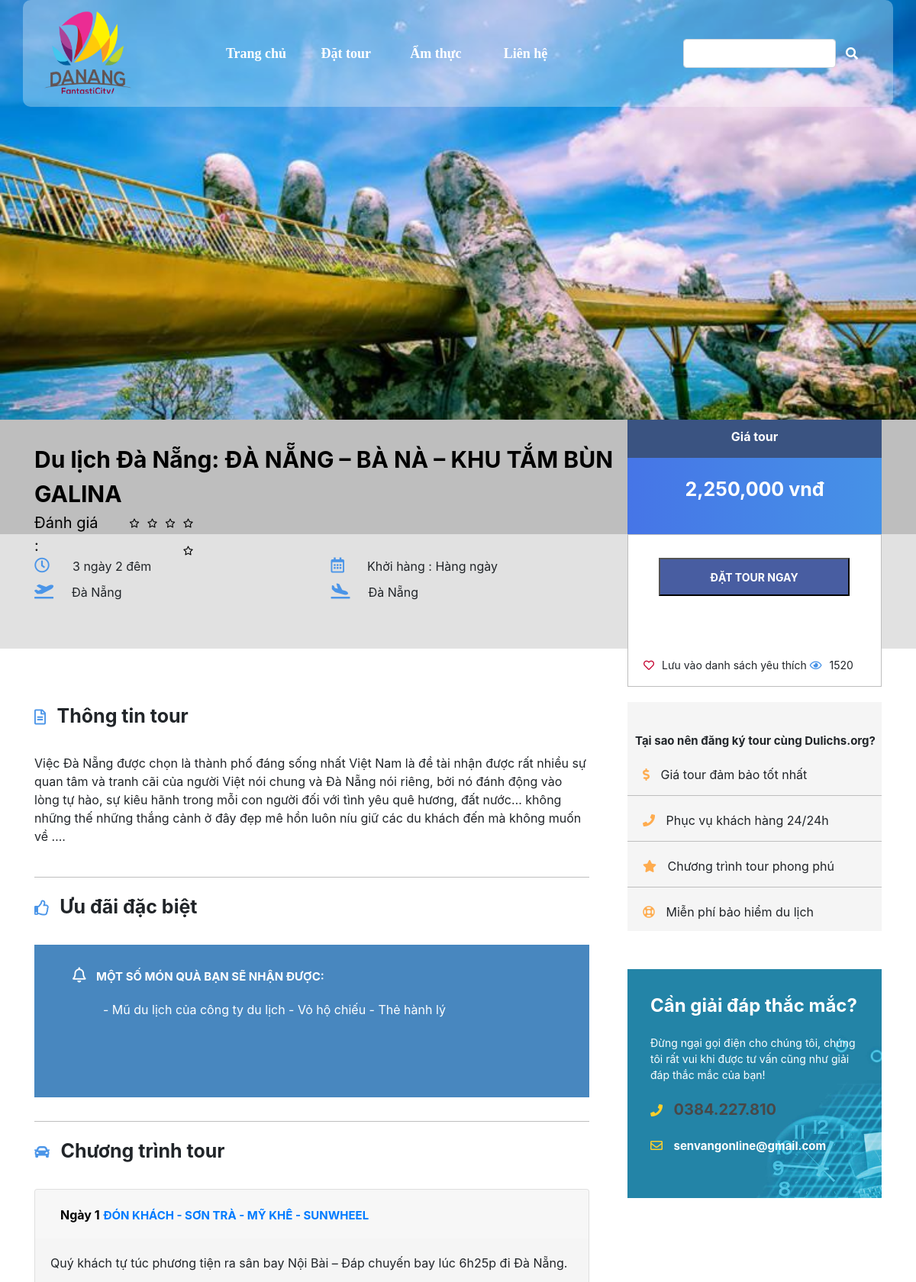
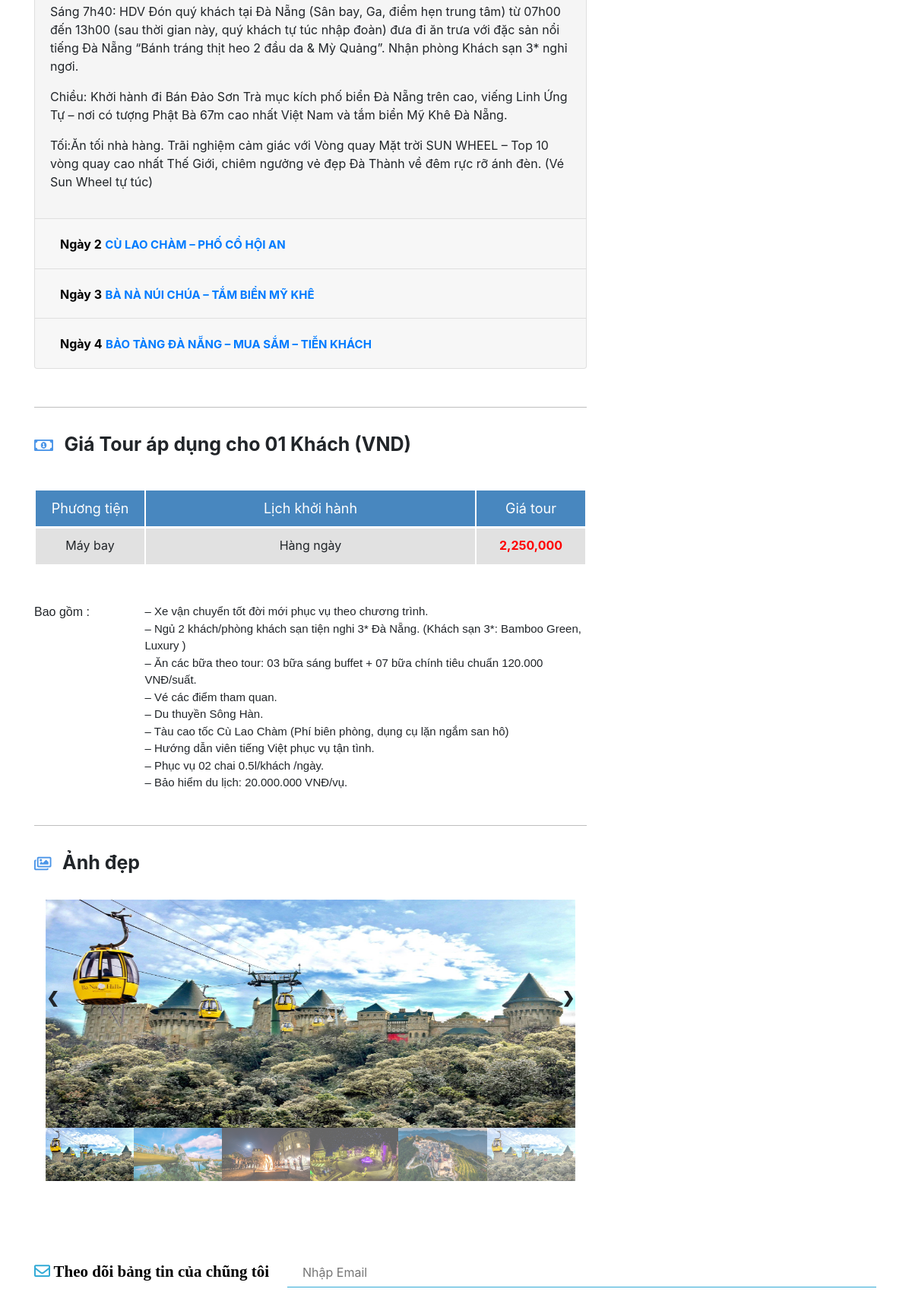
/dulich/dulich/index.php?action=chitiettour&id=7 (upper part), run on the app's committed database (2 pictures, top to bottom).
### tables this page shows
CREATE TABLE `chuongtrinh` (
  `id` int(11) NOT NULL,
  `id_tour` int(11) NOT NULL
);

CREATE TABLE `tour` (
  `id` int(11) NOT NULL,
  `ten` text NOT NULL,
  `tgian` text NOT NULL,
  `diadiem` varchar(50) NOT NULL,
  `khoihanh` varchar(30) NOT NULL,
  `gia` int(11) NOT NULL,
  `anh_thumb` text NOT NULL,
  `anh` text NOT NULL,
  `thongtin` text NOT NULL,
  `uudai` text NOT NULL
);

CREATE TABLE `chitietct` (
  `id` int(11) NOT NULL,
  `id_ct` int(11) NOT NULL,
  `ngay` int(11) NOT NULL,
  `ten` text NOT NULL,
  `noidungngay` text NOT NULL
);

CREATE TABLE `chitietgia` (
  `id` int(11) NOT NULL,
  `id_gia` int(11) NOT NULL,
  `phuongtien` text NOT NULL,
  `lichkhoihanh` text NOT NULL,
  `gia` int(11) NOT NULL
);

### dulich/dulich/view.php (called while the page is built, shortened)
<?php
	class View
	{
		public function chitiettour($ct, $tb='')
		{
			require_once 'view/chitiettour.php';
		}
	}
 ?>

### dulich/dulich/model.php (called while the page is built, shortened)
<?php
	class Model
	{
		public $conn;
		public function __construct()
		{
			$host="localhost";
			$username="root";
			$pass="";
			$bd= "qlda1";
			$this->conn= new mysqli($host, $username, $pass, $bd);
			mysqli_set_charset($this->conn, 'UTF8');
		}
		public function chitiettour($id)
		{
			$sql = "SELECT chuongtrinh.id as idct, giatour.id as idgt, tour.* FROM chuongtrinh, giatour, tour WHERE tour.id = ".$id." AND chuongtrinh.id_tour=tour.id AND giatour.id_tour=tour.id";
			$result=$this->conn->query($sql);
			if ($result->num_rows >0) {
				$t=$result->fetch_assoc();
				$tour = $t;
				$sql2 = "SELECT * FROM chitietct WHERE id_ct = ".$t['idct'].";";
				$result2=$this->conn->query($sql2);
				if($result2)
				if ($result2->num_rows >0) {
					$tar = array();
					while($t2=$result2->fetch_assoc()){
						$tar[] = $t2;
					}
					$tour['chitietct'] = $tar;
				}
				$sql3 = "SELECT * FROM chitietgia WHERE id_gia = ".$t['idgt'].";";
				$result3=$this->conn->query($sql3);
				if($result3)
				if($result3->num_rows > 0) {
					$t3=$result3->fetch_assoc();
					$tour['chitietgia'] = $t3;
				}
				return $tour;
			}else{
				return null;
			}
		}
	}
 ?>

### dulich/dulich/view/chitiettour.php (the view, shortened to what this page needs)
<!DOCTYPE html>
<head>
</head>
<htm>
<body>
	<div class="container-fluid bg-main" style="background-image: url(<?php echo($ct['anh_thumb']) ?>); height: 550px;">
		<div class="container">
			<div class="row head">
				<div class="col-2"><img id="logo" src="img/anhphu/logo.png"></div>
				<div class="menu col-7" style="padding-left: 50px;text-align: center;">
					<div class="home"><a href="index.php">Trang chủ</a></div>
					<div class="home"><a href="index.php?action=dattour">Đặt tour</a></div>
					<div class="home"><a href="index.php?action=amthuc">Ẩm thực</a></div>
					<div class="home"><a href="index.php?action=lienhe">Liên hệ</a></div>
				</div>
				<div class="home search col-3">
					<form class="form-inline" action="index.php?action=dattour" method="post">
						<input class="form-control" type="text" name="key" style="width: 200px">
						<button class="btn btn-hover" style="background: none; color: white;" name="Search">
							<i class="fas fa-search"></i>
						</button>
					</form>
				</div>
			</div>
		</div>
	</div>
	<div class="container-fluid" style="background: #bebebe;">
		<div class="container">
			<div class="tour">
				<div style=" margin-top: 30px;">
					<div id="Tentour" style="font-size: 30px; font-weight: bold;">Du lịch Đà Nẵng: <?php echo $ct['ten']; ?></div>
					<div class="danhgia">
						<div style="font-size: 20px;">Đánh giá :</div>
						<div class="stars" style="margin-left: 10px; margin-top:2px;">
							<form action="">
								<label class="star star-5" for="star-5"></label>
								<label class="star star-4" for="star-4"></label>
								<label class="star star-3" for="star-3"></label>
								<label class="star star-2" for="star-2"></label>
								<label class="star star-1" for="star-1"></label>
							</form>
						</div>
					</div>
				</div>
				<div>
					<div style=" height: 100%; width: 100%;">
						<div style="padding-top: 10px;font-weight: bold; height: 50px; color: #fff; text-align: center;background: rgba(44, 72, 122, 0.9);}">Giá tour</div>
						<div id="Giatour" style="padding-top: 23px; height: 100px;font-size: 25px;font-weight: bold; color: #fff; text-align: center;background: linear-gradient(to right, #4675e7 , #4692e7); "><?php echo number_format($ct['gia']); ?> vnđ</div>
					</div>
				</div>
			</div>
		</div>
	</div>
	<div class="container-fluid" style="background-color: #e1e1e1;height: 150px;">
		<div class="container tou">
			<div class="tou2">
				<div>
					<div class="time"><i class="far fa-clock"></i><span style="margin-left: 30px;"><?php echo $ct['tgian']; ?></span></div>
					<div class="time"class="time"><i class="fas fa-plane-departure"></i><span style="margin-left: 24px;"><?php echo $ct['diadiem']; ?></span></div>
				</div>
				<div>
					<div class="time"><i class="far fa-calendar-alt"></i><span style="margin-left: 30px;">Khởi hàng : <?php echo $ct['khoihanh']; ?></span></div>
					<div class="time"><i class="fas fa-plane-arrival"></i><span style="margin-left: 24px;">Đà Nẵng</span></div>
				</div>
			</div>
			<div class="tou3">
				<div>
					<input data-toggle="modal" data-target="#Dattour" type="button" value="ĐẶT TOUR NGAY" class="button" onclick="DKtour()"  style="background: #485da1;color: #fff;font-weight: bold;font-size: 14px;width: 250px;height: 50px;margin-top: 30px;margin-left: 40px;">
				</div>
				<div class="tou4">
					<div class="time2"><i style="color: #c50632;" class="far fa-heart"></i><span style="margin-left: 10px;">Lưu vào danh sách yêu thích</span></div>
					<div class="time2"><i  style="color: #4692e7;" class="far fa-eye"></i><span style="margin-left: 10px;">1520</span></div>
				</div>
			</div>
		</div>
	</div>
	<div class="container info" style="margin-top: 70px;">
		<div class="trai" style="padding-right: 50px;">
			<div class="thongtin">
				<div class="fontdau">
					<i class="far fa-file-alt"></i>
					<span>Thông tin tour</span>
				</div>
				<div style="margin-top: 30px;">
					<div><?php echo $ct['thongtin']; ?></div>
				</div>
			</div>
			<div style="margin-top: 20px; height: 300px;border-bottom: 1px solid #bebebe;">
				<div class="fontdau">
					<i class="far fa-thumbs-up"></i>
					<span>Ưu đãi đặc biệt</span>
				</div>
				<div style="margin-top: 30px; background-color:#4887bf; height: 200px; ">
					<div class="uudai">
						<i class="far fa-bell"></i>
						<span style="margin-left: 10px;">MỘT SỐ MÓN QUÀ BẠN SẼ NHẬN ĐƯỢC:</span>
					</div>
					<div class="uudai2">
						<?php echo $ct['uudai']; ?>
					</div>
				</div>
			</div>
			<div style="margin-top: 20px;">
				<div class="fontdau">
					<i class="fas fa-car"></i>
					<span>Chương trình tour</span>
				</div>
				<div style="margin-top: 30px;">
					<div class="accordion" id="accordionExample">
						<?php
						$i=0;
						foreach ($ct['chitietct'] as $chitiet) {
						?>
						<div class="card">
						    <div class="card-header" id="heading-<?php echo  $chitiet['id'];?>">
						      <h2 class="mb-0">
						        <a class="btn btn-link collapsed" role="button" href="#collapse-<?php echo  $chitiet['id'];?>" data-toggle="collapse" aria-expanded="false">
						          <span style="color: #000; font-weight: bold;">Ngày <?php echo $chitiet['ngay']; ?></span>
						          <span style="font-weight: bold; font-size: 15px;"><?php echo $chitiet['ten']; ?></span>
						        </a>
						      </h2>
						    </div>
						    <div id="collapse-<?php echo  $chitiet['id'];?>" class="collapse <?php if($i==0) echo "show";?>">
						      <div class="card-body">
						        <?php echo $chitiet['noidungngay']; ?>
						      </div>
						    </div>
						</div>
					<?php
					$i++;
					 } ?>
					</div>
				</div>
				<div style="border-bottom: 1px solid #bebebe; margin-top: 50px;"></div>
			</div>
			<div style="margin-top: 30px; border-bottom: 1px solid #bebebe; height: 520px;">
				<div class="fontdau">
					<i class="far fa-money-bill-alt"></i>
					<span>Giá Tour áp dụng cho 01 Khách (VND)</span>
				</div>
				<div class="fontgiua">
					<div class="table1">
						<div>Phương tiện</div>
						<div>Lịch khởi hành</div>
						<div>Giá tour</div>
					</div>
					<div class="table2">
						<div><?php echo $ct['chitietgia']['phuongtien']; ?></div>
						<div><?php echo $ct['chitietgia']['lichkhoihanh']; ?></div>
						<div style="color: red;font-weight: bold;"><?php echo number_format($ct['gia']); ?></div>
					</div>
				</div>
				<div class="luuy">
					<div style="font-size: 16px;">Bao gồm :</div>
					<div>
						<div>– Xe vận chuyển tốt đời mới phục vụ theo chương trình. </div>
						<div>– Ngủ 2 khách/phòng khách sạn tiện nghi 3* Đà Nẵng. (Khách sạn 3*: Bamboo Green, Luxury )</div>
						<div>– Ăn các bữa theo tour: 03 bữa sáng buffet + 07 bữa chính tiêu chuẩn 120.000 VNĐ/suất.</div>
						<div>– Vé các điểm tham quan.</div>
						<div>– Du thuyền Sông Hàn.</div>
						<div>– Tàu cao tốc Cù Lao Chàm (Phí biên phòng, dụng cụ lặn ngắm san hô)</div>
						<div>– Hướng dẫn viên tiếng Việt phục vụ tận tình.</div>
						<div>– Phục vụ 02 chai 0.5l/khách /ngày.</div>
						<div>– Bảo hiểm du lịch: 20.000.000 VNĐ/vụ.</div>
					</div>
				</div>
			</div>
			<div style="margin-top: 30px;">
				<div class="fontdau">
					<i class="far fa-images"></i>
					<span>Ảnh đẹp</span>
				</div>
				<div style="margin-top: 30px;">
					<div class="container anh">
					  	<div class="mySlides">
					      	<img src="img/anhbana.jpg" style="height: 300px; width: 100%;">
					  	</div>
					  	<a class="prev" onclick="plusSlides(-1)">&#10094;</a>
					  	<a class="next" onclick="plusSlides(1)">&#10095;</a>
					  	<div class="row" style="padding-left:15px;padding-right: 15px; ">
					    	<div class="column">
					      		<img class="demo cursor" src="img/anhbana.jpg" style="width:100%;height: 70px;" onclick="currentSlide(1)" >
					    	</div>
					    	<div class="column">
					      		<img class="demo cursor" src="img/bana2.jpg" style="width:100%;height: 70px;" onclick="currentSlide(2)" >
					    	</div>
					    	<div class="column">
					      		<img class="demo cursor" src="img/bana3.jpg" style="width:100%;height: 70px;" onclick="currentSlide(3)" >
					    	</div>
					    	<div class="column">
					      		<img class="demo cursor" src="img/bana4.jpg" style="width:100%;height: 70px;" onclick="currentSlide(4)" >
					    	</div>
					    	<div class="column">
					      		<img class="demo cursor" src="img/bana5.jpg" style="width:100%;height: 70px;" onclick="currentSlide(5)" >
					    	</div>
					    	<div class="column">
					      		<img class="demo cursor" src="img/anhbana.jpg" style="width:100%;height: 70px;" onclick="currentSlide(6)" >
					    	</div>
					  	</div>
					</div>
				</div>
			</div>
		</div>
		<div class="phai">
			<div style="width: 100%;background-color: #f5f5f5;height: 300px;">
				<div style="font-size: 15px;font-weight: bold; padding-top: 40px;padding-left: 10px;">Tại sao nên đăng ký tour cùng Dulichs.org?</div>
				<div class="khung" style="border-bottom: 1px solid #bebebe;">
					<i class="fas fa-dollar-sign"></i>
					<span>Giá tour đảm bảo tốt nhất</span>
				</div>
				<div class="khung" style="border-bottom: 1px solid #bebebe;">
					<i class="fas fa-phone"></i>
					<span>Phục vụ khách hàng 24/24h</span>
				</div>
				<div class="khung" style="border-bottom: 1px solid #bebebe;">
					<i class="fas fa-star"></i>
					<span>Chương trình tour phong phú</span>
				</div>
				<div class="khung">
					<i class="far fa-life-ring"></i>
					<span>Miễn phí bảo hiểm du lịch</span>
				</div>
			</div>
			<div class="bg-khung">
				<div style="font-weight: bold;font-size: 24px; padding-top: 30px; padding-left: 30px; color: #fff;">Cần giải đáp thắc mắc?</div>
				<div style="padding-left: 30px;padding-top: 20px; color: #fff;font-size: 14px;margin-right: 20px;">Đừng ngại gọi điện cho chúng tôi, chúng tôi rất vui khi được tư vấn cũng như giải đáp thắc mắc của bạn!</div>
				<div style="margin-top: 20px; margin-left: 30px;">
					<i style="color: #ffcf2a;" class="fas fa-phone"></i>
					<span style="font-weight: bold;margin-left: 10px;color: #484848;
					font-size: 20px;">0384.227.810</span>
				</div>
				<div style="margin-top: 20px; margin-left: 30px;">
					<i style="color: #ffcf2a;" class="far fa-envelope"></i>
					<span style="font-weight: bold;margin-left: 10px;color: #fff;
					font-size: 15px;">senvangonline@gmail.com</span>
				</div>
			</div>
		</div>
	</div>
	<div class="container">
		<div class="bangtin">
			<div>
				<span><i id="icon" class="far fa-envelope"></i></span>
				<span class="theodoi">Theo dõi bảng tin của chũng tôi</span>
			</div>
			<div>
				<input id="email" type="text" name="" placeholder="Nhập Email">
			</div>
		</div>
	</div>
</body>
</html

### data on the page
chuongtrinh: id_tour.anh_thumb (picture), id_tour.ten "ĐÀ NẴNG – BÀ NÀ – KHU TẮM BÙN GALINA", id_tour.gia "2,250,000", id_tour.tgian "3 ngày 2 đêm", id_tour.diadiem "Đà Nẵng", id_tour.khoihanh "Hàng ngày", id_tour.thongtin "Việc Đà Nẵng được chọn là thành phố đáng sống nhất Việt Nam là đề tài nhận được rất nhiều sự quan tâm và tranh cãi của người Việt nói chung và Đà Nẵng nói riêng, bởi nó đánh động vào lòng tự hào, sự kiêu hãnh trong mỗi con người đối với tình yêu quê hương, đất nước… không những thế những thắng cảnh ở đây đẹp mê hồn luôn níu giữ các du khách đến mà không muốn về ….", id_tour.uudai "- Mũ du lịch của công ty du lịch - Vỏ hộ chiếu - Thẻ hành lý"
chitietct: ngay "1", ten "ĐÓN KHÁCH - SƠN TRÀ - MỸ KHÊ - SUNWHEEL", noidungngay "Quý khách tự túc phương tiện ra sân bay Nội Bài – Đáp chuyến bay lúc 6h25p đi Đà Nẵng. Sáng 7h40: HDV Đón quý khách tại Đà Nẵng (Sân bay, Ga, điểm hẹn trung tâm) từ 07h00 đến 13h00 (sau thời gian này, quý khách tự túc nhập đoàn) đưa đi ăn trưa với đặc sản nổi tiếng Đà Nẵng “Bánh tráng thịt heo 2 đầu da & Mỳ Quảng”. Nhận phòng Khách sạn 3* nghỉ ngơi. Chiều: Khởi hành đi Bán Đảo Sơn Trà mục kích phố biển Đà Nẵng trên cao, viếng Linh Ứng Tự – nơi có tượng Phật Bà 67m cao nhất Việt Nam và tắm biển Mỹ Khê Đà Nẵng. Tối:Ăn tối nhà hàng. Trãi nghiệm cảm giác với Vòng quay Mặt trời SUN WHEEL – Top 10 vòng quay cao nhất Thế Giới, chiêm ngưởng vẻ đẹp Đà Thành về đêm rực rỡ ánh đèn. (Vé Sun Wheel tự…"
chitietct: ngay "2", ten "CÙ LAO CHÀM – PHỐ CỔ HỘI AN"
chitietct: ngay "3", ten "BÀ NÀ NÚI CHÚA – TẮM BIỂN MỸ KHÊ"
chitietct: ngay "4", ten "BẢO TÀNG ĐÀ NẴNG – MUA SẮM – TIỄN KHÁCH"
chitietgia: phuongtien "Máy bay", lichkhoihanh "Hàng ngày"
